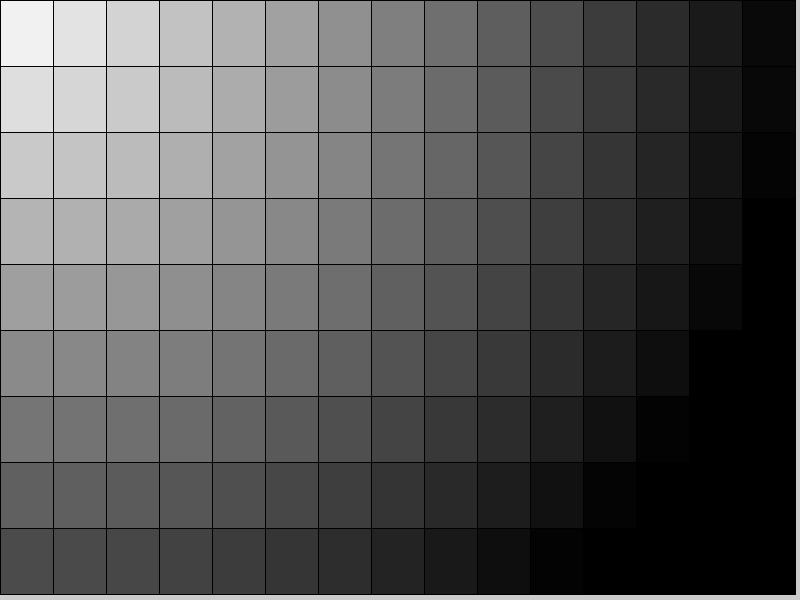
Frame 1 (no input)
Frame 60 (the mouse pressed at the canvas centre just before this capture): identical to frame 1, image omitted
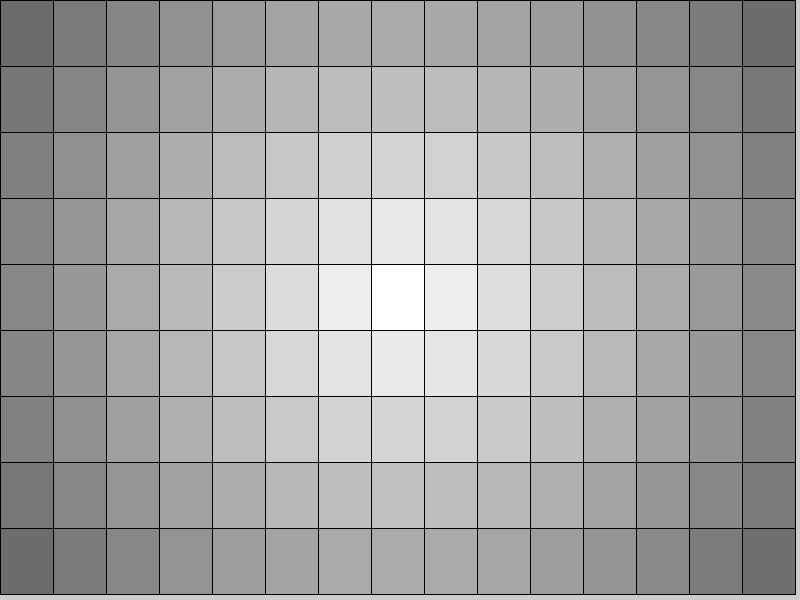
Frame 120 (the mouse held since frame 60 and released just before this capture)

The Processing sketch that drew these frames (run headless with seeded random() and noise(); from frame 60 on, the mouse is pressed at the canvas centre):

// Processing sketch: array_2d
// ── array_2d.pde
int cantfil = 15;
int cantcol = 9;

float [][] distancias;

void setup () {
  size(800, 600);
  distancias = new float[cantfil][cantcol];
}

void draw() {

  float ancho = width / cantfil;
  float alto = height / cantcol;

  for (int i = 0; i < cantfil; i++) {
    for (int j = 0; j < cantcol; j++) {

      float x = i * ancho;
      float y = j * alto;

      float cx = x + ancho/2;
      float cy = y + alto/2;

      float d = dist(mouseX, mouseY, cx, cy);

      distancias[i][j] = d;

      float gris = map(d, 0, width, 255, 0);

      fill(gris);
      rect(x, y, ancho, alto);
    }
  }
}
